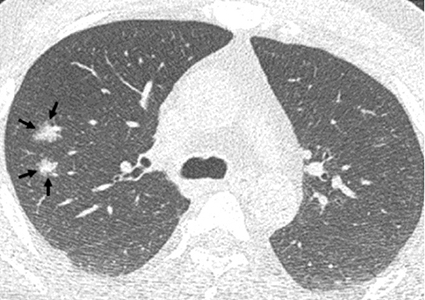
%> input picture test_images/1.jpg, 425 x 300 px
$ octave Main.m   (GNU Octave 9; MATLAB toolbox functions it lacks are replaced by stand-ins)
%> lines starting %> are read from the running program, lines starting %| are printed output that depends on the picture; in (x1, y1, x2, y2) boxes, pixels count from 0 and x2, y2 are one past the last pixel; in counts of white or black regions, pixels touching at a corner belong together; the program's own positions count from 1
% Copyright (c) 2020, Aditi Joshi and Kwang Nam Choi, Chung-Ang University
% All rights reserved.
% Freely distributed for educational and research purposes only.
%
% Redistribution and use in source and binary forms, with or without
% modification, are permitted provided that the following conditions are met:
%
% Cite: A. Joshi, M. S. Khan, S. Soomro, A. Niaz, B. S. Han and K. N. Choi,
%       "SRIS: Saliency-Based Region Detection and Image Segmentation of COVID-19
%       Infected Cases," IEEE Access, vol. 8, pp. 190487-190503, 2020.

%%
clear;clc;close
%% input image
Img = imread('C:\Users\SRIS\test_images\1.jpg');
%> Img is the input picture: size 300x425x3 uint8; min 0, max 255, mean 175.9
color_space = 'rgb';    % Choose hsv for real images or rgb for synthetic images

%% Parameter set
timestep = 1;           % time step
mu = 0.2;               % coefficient of the distance regularization term P(phi)
max_iter = 20;          % the maximum iteration time
lambda = 0.01;          % weight of color intensity energy
alfa = 0.06;            % weight of saliency energy inside zero level set
beta = 5;               % coefficient of penalization of the length of contour L(phi)
epsilon = 1.5;          % papramater that specifies the width of the DiracDelta function
sigma = 1;              % scale parameter in Gaussian kernel

%%
[rows, cols,~] = size(Img);
%> rows = 300; cols = 425
T1 = rows.*cols.*0.005;
%> T1 = 637.5
T2 = rows.*cols.*0.001;
%> T2 = 127.5
if size(Img,3) ~= 3
    Img = repmat(Img,1,1,3);
end
if strcmp(color_space,'hsv')
    Img_hsv = rgb2hsv(Img);
    Img_gray = hsv_gray(Img_hsv);
    Img_gray = Img_gray.*100;
else
    Img_hsv = Img;
    Img_gray = rgb2gray(Img);
    Img_gray = double(Img_gray);
%> Img_gray: size 300x425 double
end

%% edge indicator
G = fspecial('gaussian',3,sigma);       % Gaussian kernel
Img_smooth = conv2(Img_gray,G,'same');  % smooth image by Gaussiin convolution
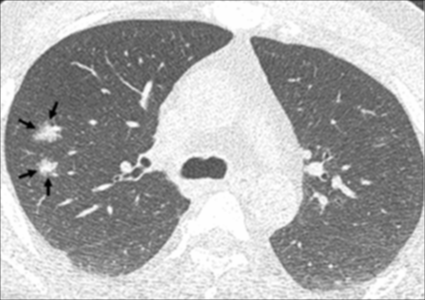
%> Img_smooth: size 300x425 double; min 0.124, max 255, mean 175.2
[Ix,Iy] = gradient(Img_smooth);
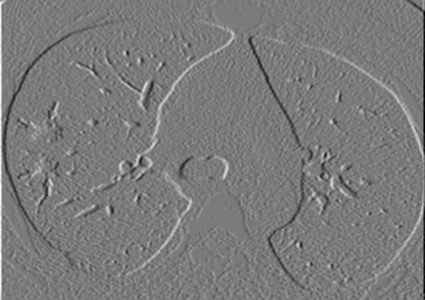
%> Ix: size 300x425 double; min -70.05, max 75.1, mean 0; drawn with min black and max white
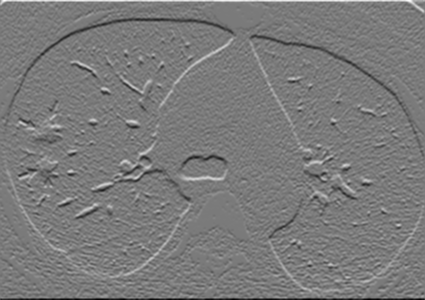
%> Iy: size 300x425 double; min -77.12, max 82.87, mean 0; drawn with min black and max white
f = Ix.^2+Iy.^2;
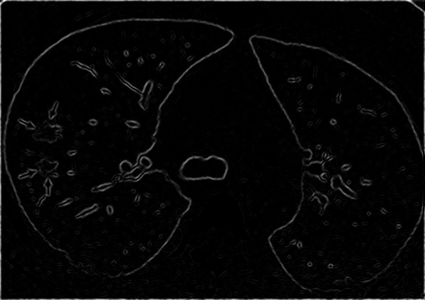
%> f: size 300x425 double; min 0, max 8000.7, mean 202.6; drawn with min black and max white
g = 1./(1+f);                           % edge indicator function.
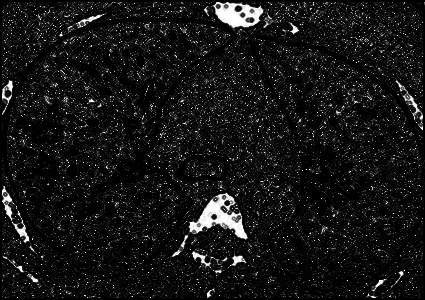
%> g: size 300x425 double; min 0.000125, max 1, mean 0.082
%% initial level-set
c0=1;
phi = c0*ones(rows,cols);
phi(10:rows-10,10:cols-10) = -c0;
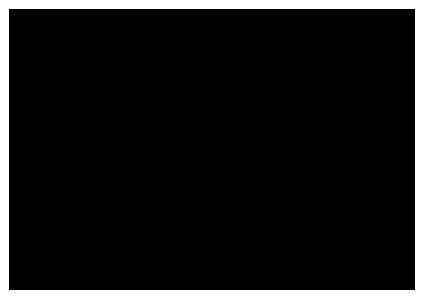
%> phi: size 300x425 double; values -1 (black) and 1 (white), 10.5% white; 1 white region, box (x1, y1, x2, y2) and area: (0, 0, 425, 300) 13414

figure(1);
subplot(221)
imagesc(Img); axis off; axis equal; hold on
contour(phi,[0,0],'r','LineWidth',2)
title('Input image');

subplot(223)
imagesc(Img,[0, 255]); axis off; axis equal; colormap(gray); hold on;
contour(phi, [0,0], 'r','LineWidth',2);
title('Contour evolution');
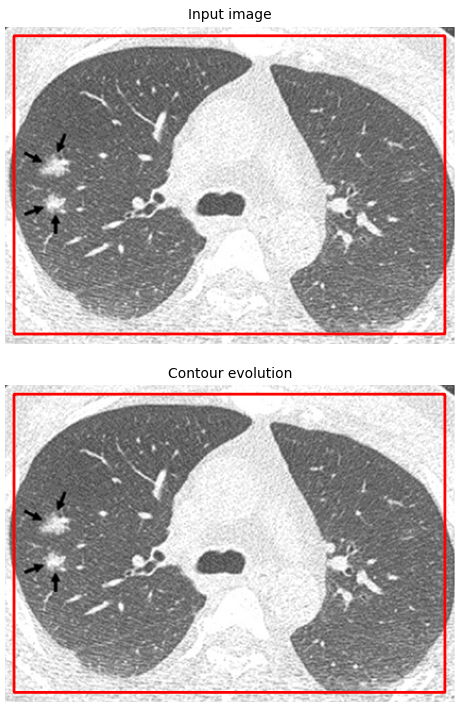
%> figure redrawn from the program's plot data, 2 panels

%% start iteration
flag = 0;
%> (the run ends here)

$ run again, with test_images/2.jpg copied over test_images/1.jpg
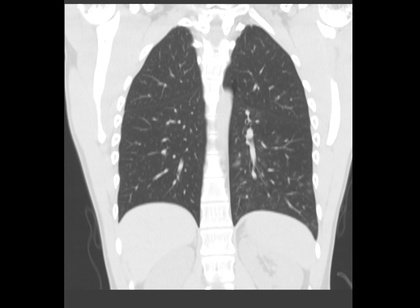
%> input picture test_images/2.jpg, 420 x 308 px, shrunk from 858 x 629 before the run
%> Img is the input picture: size 308x420x3 uint8; min 0, max 255, mean 113.5
%> `phi(10:rows-10,10:cols-10) = -c0;`:
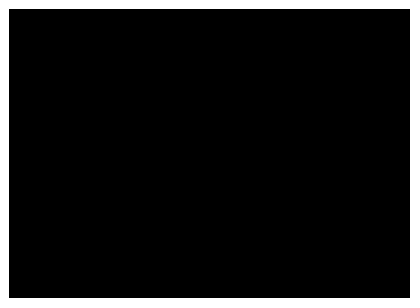
%> phi: size 308x420 double; values -1 (black) and 1 (white), 10.4% white; 1 white region, box (x1, y1, x2, y2) and area: (0, 0, 420, 308) 13471
%> `title('Contour evolution');`:
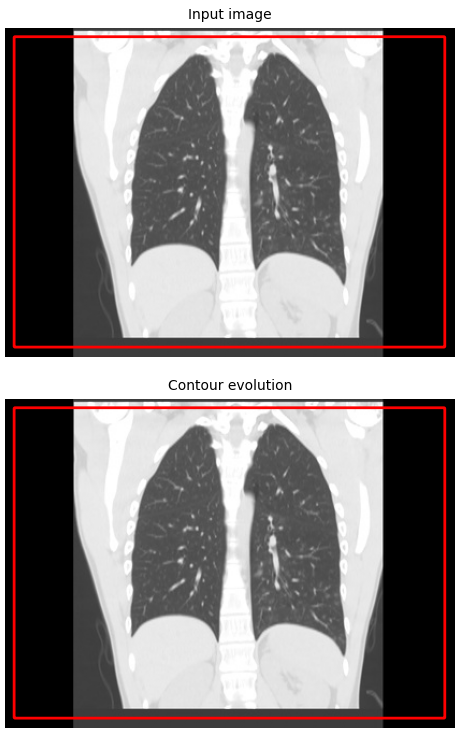
%> figure redrawn from the program's plot data, 2 panels

$ run again, with test_images/4.jpg copied over test_images/1.jpg
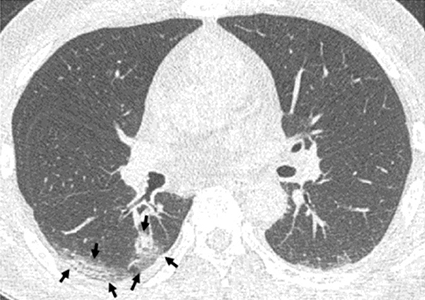
%> input picture test_images/4.jpg, 425 x 300 px
%> Img is the input picture: size 300x425x3 uint8; min 0, max 255, mean 179.8
%> `g = 1./(1+f);`:
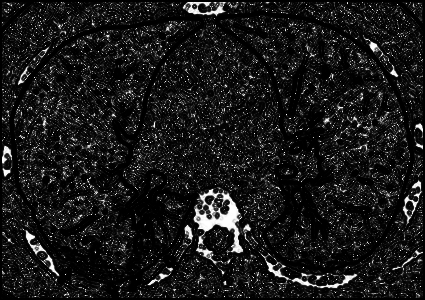
%> g: size 300x425 double; min 9.34e-05, max 1, mean 0.0983
%> phi: size 300x425 double; values -1 (black) and 1 (white), 10.5% white; 1 white region, box (x1, y1, x2, y2) and area: (0, 0, 425, 300) 13414
%> `title('Contour evolution');`:
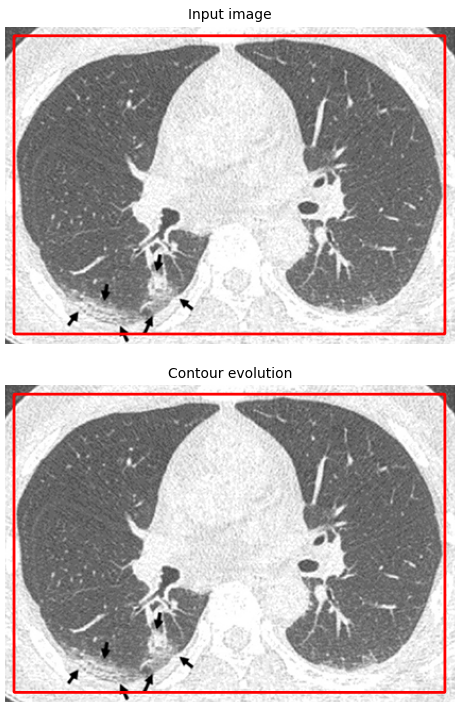
%> figure redrawn from the program's plot data, 2 panels

$ run again, with test_images/5.jpg copied over test_images/1.jpg
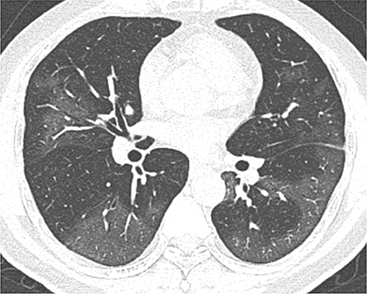
%> input picture test_images/5.jpg, 367 x 294 px
%> Img is the input picture: size 294x367x3 uint8; min 23, max 255, mean 170.2
%> phi: size 294x367 double; values -1 (black) and 1 (white), 11.3% white; 1 white region, box (x1, y1, x2, y2) and area: (0, 0, 367, 294) 12198
%> `title('Contour evolution');`:
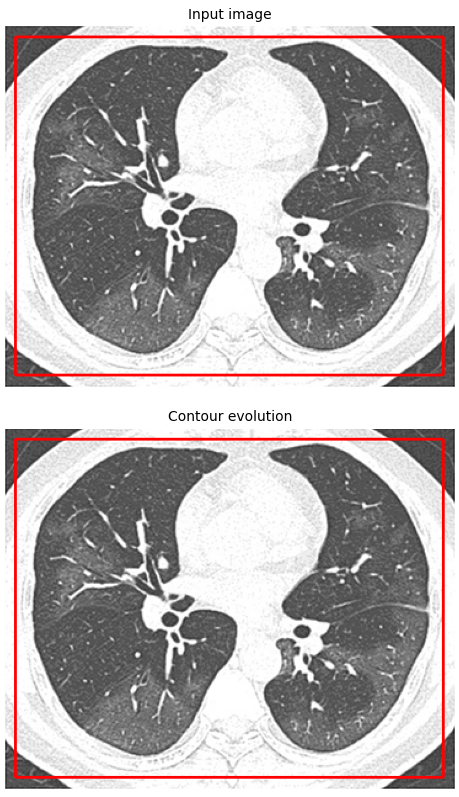
%> figure redrawn from the program's plot data, 2 panels
